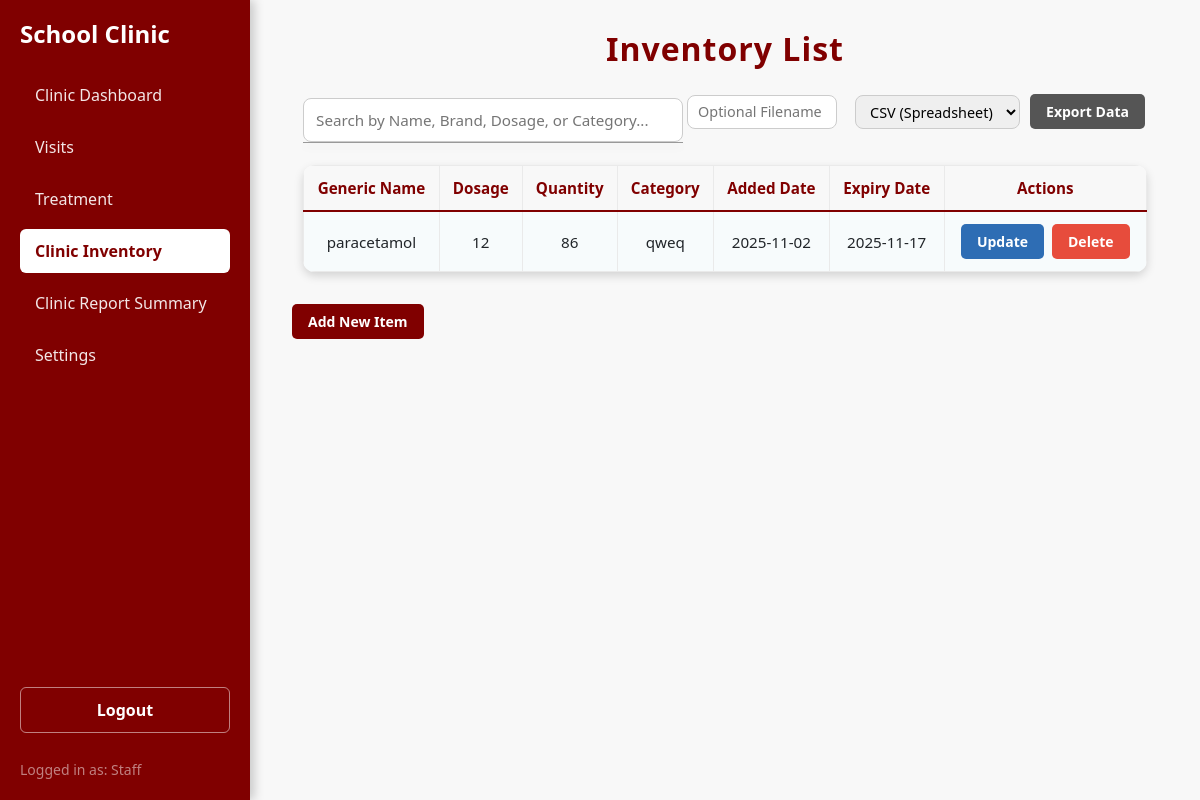
Page /inventory/index.php (signed in) on the committed database.
### tables this page shows
CREATE TABLE `inventory` (
  `itemID` int(11) NOT NULL,
  `genericName` varchar(32) NOT NULL,
  `dosage` varchar(32) NOT NULL,
  `category` varchar(32) NOT NULL,
  `addDate` date NOT NULL,
  `expDate` date NOT NULL,
  `quantity` int(11) NOT NULL
);

### inventory/oop.php (called while the page is built, shortened)
<?php
    class oop_class {
        private $conn;
        function __construct(){
            try {
                $connection = "mysql:host=" . SERVER . ";dbname=" . DBNAME . ";charset=utf8";
                $this->conn = new PDO($connection, USER, PASS);
                $this->conn->setAttribute(PDO::ATTR_ERRMODE, PDO::ERRMODE_EXCEPTION);
            } catch (PDOException $e) {
                echo "<script>alert('Connection Failed');</script>";
            }
        }
        public function show_data(){
            $select = "SELECT * FROM inventory ORDER BY addDate DESC";
            $stmt = $this->conn->prepare($select);
            $stmt->execute();
            return $stmt->fetchAll(PDO::FETCH_ASSOC);
        }
    }
?>

### inventory/index.php (the view, shortened to what this page needs)
<?php
include 'oop.php';
$inventory = new oop_class();
include '../sidebar/sidebar.php';
$searchTerm = $_GET['search'] ?? '';
$page_title = 'Inventory List';
if (!empty($searchTerm)) {
    $data = $inventory->search_inventory($searchTerm);
    $page_title = 'Search Results for: ' . htmlspecialchars($searchTerm);
} else {
    $data = $inventory->show_data();
}
?>
<!DOCTYPE html>
<html lang="en">
<head>
</head>
<body>
<div class="main-content">
    <h2><?= $page_title ?></h2>
    <div class="action-bar">
        <div class="search-input-container">
            <input type="text"
                   id="search_input"
                   name="search"
                   placeholder="Search by Name, Brand, Dosage, or Category..."
                   value="<?= htmlspecialchars($searchTerm) ?>"
                   oninput="showSearchRecord(this.value);"
                   onkeydown="handleSearchKeyPress(event);"
                   autocomplete="off">
            <div id="searchResultArea"></div>
        </div>
        <form method="GET" action="export.php">
            <input type="text"
                   name="filename"
                   id="filename-input"
                   class="filename-input"
                   placeholder="Optional Filename">
            <select name="format" id="export-format-select" class="export-select">
                <option value="csv">CSV (Spreadsheet)</option>
            </select>
            <button type="submit" class="btn update-btn"
                    style="background-color: #555;"
                    onclick="return confirm('Exporting all inventory records now. Continue?');">
                Export Data
            </button>
        </form>
    </div>
    <?php if (empty($data) && !empty($searchTerm)): ?>
        <div style="padding: 50px; text-align: center;">
            <h1>No Results Found for "<?= htmlspecialchars($searchTerm) ?>"</h1>
            <p>Please try a different search term or <a href="index.php">clear the search filter</a></p>
        </div>
    <?php else: ?>
        <div class="table-container">
            <table>
                <tr>
                    <th>Generic Name</th>
                    <th>Dosage</th>
                    <th>Quantity</th>
                    <th>Category</th>
                    <th>Added Date</th>
                    <th>Expiry Date</th>
                    <th class="table-actions">Actions</th>
                </tr>
                <?php if (!empty($data)): ?>
                    <?php foreach ($data as $row): ?>
                        <tr>
                            <td><?= htmlspecialchars($row['genericName']) ?></td>
                            <td><?= htmlspecialchars($row['dosage']) ?></td>
                            <td><?= htmlspecialchars($row['quantity']) ?></td>
                            <td><?= htmlspecialchars($row['category']) ?></td>
                            <td><?= htmlspecialchars($row['addDate']) ?></td>
                            <td><?= htmlspecialchars($row['expDate']) ?></td>
                            <td class="table-actions">
                                <a href="update.php?id=<?= $row['itemID'] ?>" class="btn update-btn">Update</a>
                                <a href="delete.php?id=<?= $row['itemID'] ?>" class="btn delete-btn"
                                   onclick="return confirm('Are you sure you want to delete this item?');">
                                    Delete
                                </a>
                            </td>
                        </tr>
                    <?php endforeach; ?>
                <?php else: ?>
                    <tr>
                        <td colspan="8" style="color:#b53d3d;font-weight:bold;">No inventory data found.</td>
                    </tr>
                <?php endif; ?>
            </table>
        </div>
    <?php endif; ?>
    <a href="add.php" class="btn add-btn">Add New Item</a>
</div>
</body>
</html>

### sidebar/sidebar.php (style rules this page uses)
:root { --primary-maroon: #800000; --light-bg: #f8f8f8; }

### inventory/index.php (style rules this page uses)
:root { --primary-maroon: #800000; --light-bg: #f8f8f8; --box-shadow: 0 4px 10px rgba(0, 0, 0, 0.15); }
body { margin: 0; font-family: 'Segoe UI', Tahoma, Geneva, Verdana, sans-serif; background: var(--light-bg); }
.main-content { margin-left: 250px; padding: 30px 40px 0 40px; background: var(--light-bg); min-height: 100vh; }
h2 { margin-bottom: 26px; color: var(--primary-maroon); letter-spacing: 1px; text-align: center; font-weight: 600; }
.action-bar { margin: 15px auto 20px auto; width: 97%; display: flex; justify-content: space-between; align-items: center; }
.search-input-container { position: relative; width: 380px; }
#search_input { width: 100%; padding: 10px 12px; border-radius: 8px; border: 1px solid #ccc; font-size: 0.95rem; box-sizing: border-box; }
#searchResultArea { position: absolute; width: 100%; top: 100%; z-index: 1000; background: #fff; border: 1px solid #999; border-top: none; box-shadow: 0 4px 8px rgba(0,0,0,0.1); }
.action-bar form { display: flex; align-items: center; gap: 8px; }
.export-select, .filename-input { padding: 6px 10px; border-radius: 8px; font-size: 0.9rem; border: 1px solid #ccc; height: 34px; vertical-align: top; }
.filename-input { width: 150px; margin-right: 10px; display: none; }
table { width: 97%; border-collapse: collapse; margin: 0 auto 18px auto; background: #fff; border-radius: 12px; overflow: hidden; box-shadow: var(--box-shadow); }
th, td { border: 1px solid #eaeaea; padding: 12px 12px; text-align: center; font-size: 0.95rem; }
th { background: var(--light-bg); color: var(--primary-maroon); font-weight: 700; border-bottom: 2px solid var(--primary-maroon); }
tr:nth-child(even) { background: #f7fbfc; }
.btn { padding: 7px 16px; border-radius: 5px; font-size: 14px; text-decoration: none; color: #fff !important; display: inline-block; margin: 0 2px; font-weight: 600; transition: background 0.15s; border: none; }
.btn.add-btn { background-color: var(--primary-maroon); color: #fff; margin-bottom: 0; margin-right: 10px; margin-top: 14px; }
.btn.update-btn { background-color: #2e6db4; }
.btn.delete-btn { background-color: #e74c3c; }
.table-actions { white-space: nowrap; min-width: 135px; text-align: center; }

### rows in the picture
inventory: genericName "paracetamol", dosage "12", quantity "86", category "qweq", addDate "2025-11-02", expDate "2025-11-17"

### other values in the picture
$role "Staff"
$page_title "Inventory List"
